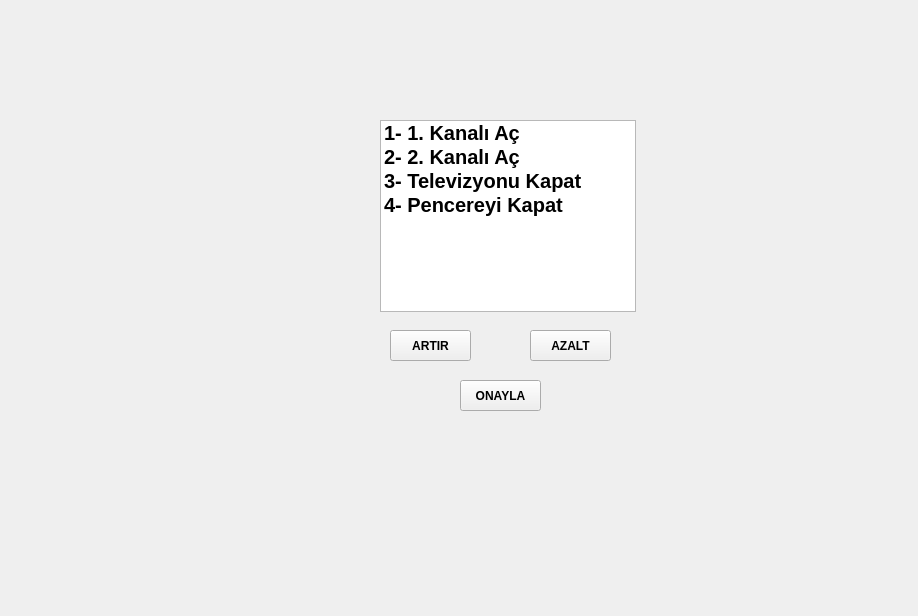
<?xml version="1.0" encoding="UTF-8"?>
<ui version="4.0">
 <class>MainWindow</class>
 <widget class="QMainWindow" name="MainWindow">
  <property name="geometry">
   <rect>
    <x>0</x>
    <y>0</y>
    <width>918</width>
    <height>616</height>
   </rect>
  </property>
  <property name="windowTitle">
   <string>MainWindow</string>
  </property>
  <widget class="QWidget" name="centralwidget">
   <widget class="QListWidget" name="tvListWidget">
    <property name="geometry">
     <rect>
      <x>380</x>
      <y>120</y>
      <width>256</width>
      <height>192</height>
     </rect>
    </property>
    <property name="font">
     <font>
      <pointsize>15</pointsize>
      <weight>75</weight>
      <bold>true</bold>
     </font>
    </property>
    <item>
     <property name="text">
      <string>1- 1. Kanalı Aç</string>
     </property>
    </item>
    <item>
     <property name="text">
      <string>2- 2. Kanalı Aç</string>
     </property>
    </item>
    <item>
     <property name="text">
      <string>3- Televizyonu Kapat</string>
     </property>
    </item>
    <item>
     <property name="text">
      <string>4- Pencereyi Kapat</string>
     </property>
    </item>
   </widget>
   <widget class="QLabel" name="label">
    <property name="geometry">
     <rect>
      <x>230</x>
      <y>160</y>
      <width>141</width>
      <height>51</height>
     </rect>
    </property>
    <property name="font">
     <font>
      <pointsize>30</pointsize>
      <weight>75</weight>
      <bold>true</bold>
     </font>
    </property>
    <property name="text">
     <string/>
    </property>
   </widget>
   <widget class="QPushButton" name="tvArtirBtn">
    <property name="geometry">
     <rect>
      <x>390</x>
      <y>330</y>
      <width>81</width>
      <height>31</height>
     </rect>
    </property>
    <property name="font">
     <font>
      <weight>75</weight>
      <bold>true</bold>
     </font>
    </property>
    <property name="text">
     <string>ARTIR</string>
    </property>
   </widget>
   <widget class="QPushButton" name="tvAzaltBtn">
    <property name="geometry">
     <rect>
      <x>530</x>
      <y>330</y>
      <width>81</width>
      <height>31</height>
     </rect>
    </property>
    <property name="font">
     <font>
      <weight>75</weight>
      <bold>true</bold>
     </font>
    </property>
    <property name="text">
     <string>AZALT</string>
    </property>
   </widget>
   <widget class="QPushButton" name="tvOnaylaBtn">
    <property name="geometry">
     <rect>
      <x>460</x>
      <y>380</y>
      <width>81</width>
      <height>31</height>
     </rect>
    </property>
    <property name="font">
     <font>
      <weight>75</weight>
      <bold>true</bold>
     </font>
    </property>
    <property name="text">
     <string>ONAYLA</string>
    </property>
   </widget>
   <widget class="QLabel" name="tvStatusLbl">
    <property name="geometry">
     <rect>
      <x>230</x>
      <y>230</y>
      <width>141</width>
      <height>51</height>
     </rect>
    </property>
    <property name="font">
     <font>
      <pointsize>15</pointsize>
      <weight>75</weight>
      <bold>true</bold>
     </font>
    </property>
    <property name="text">
     <string/>
    </property>
   </widget>
  </widget>
 </widget>
 <resources/>
 <connections/>
</ui>
